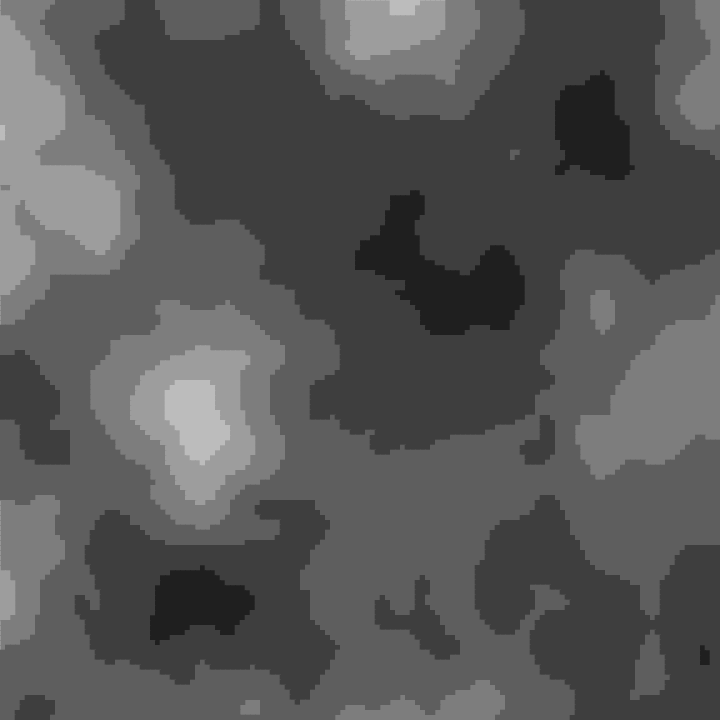
Frame 1 (no input)
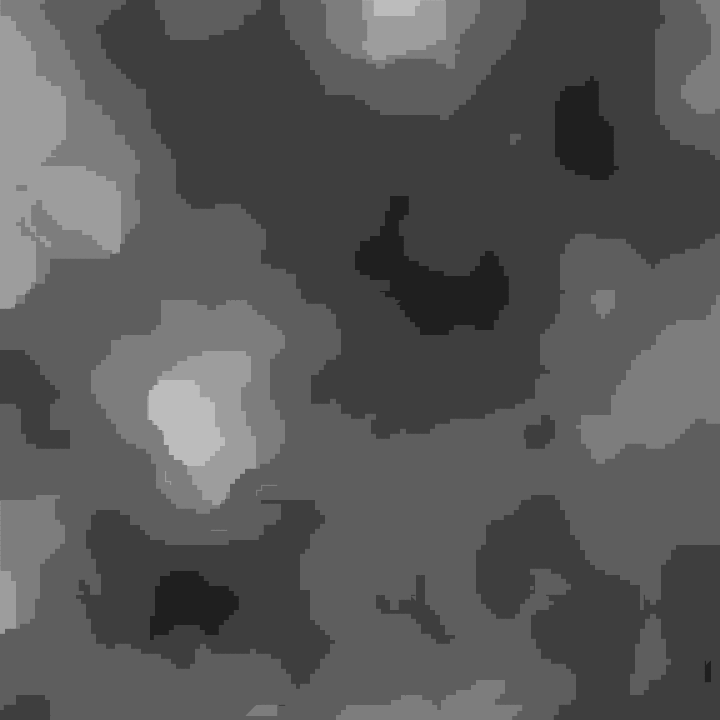
Frame 60 (the mouse pressed at the canvas centre just before this capture)
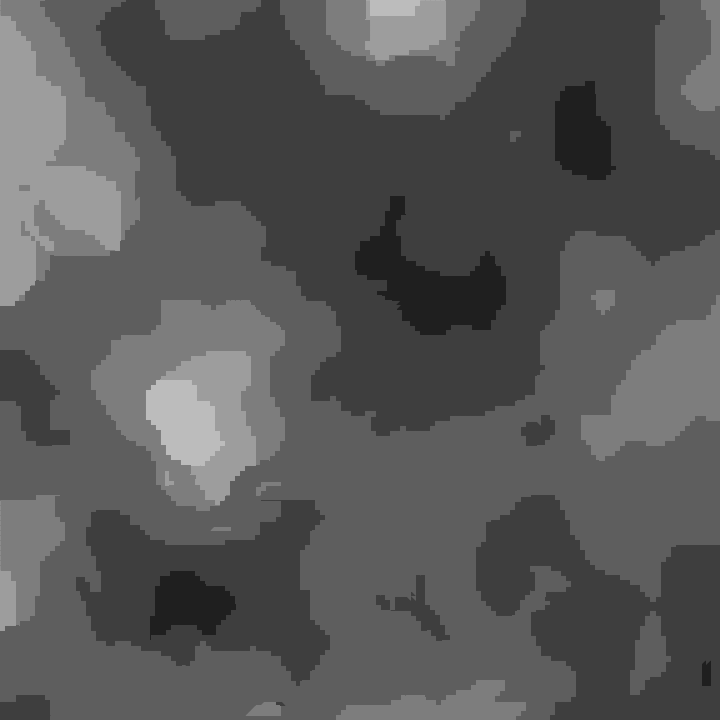
Frame 120 (the mouse held since frame 60 and released just before this capture)

The Processing sketch that drew these frames (run headless with seeded random() and noise(); from frame 60 on, the mouse is pressed at the canvas centre):

// Processing sketch: sketch_10112020_DisplacementMapFigureShift
// ── sketch_10112020_DisplacementMapFigureShift.pde
float t,x,y,R,S;
void setup(){size(720,720);noStroke();}
void draw(){
 clear();
 t+=.01;
 for(y=0;y<720;y+=5)
  for(x=0;x<720;x+=5){
   fill((R=int(noise(x*.005,y*.005,int(t/2))*8)*PI/2)*20);
   square(x+cos(R)*20*(S=sin((t%4)/2*PI)),y+sin(R)*20*S,6);
  }
}
